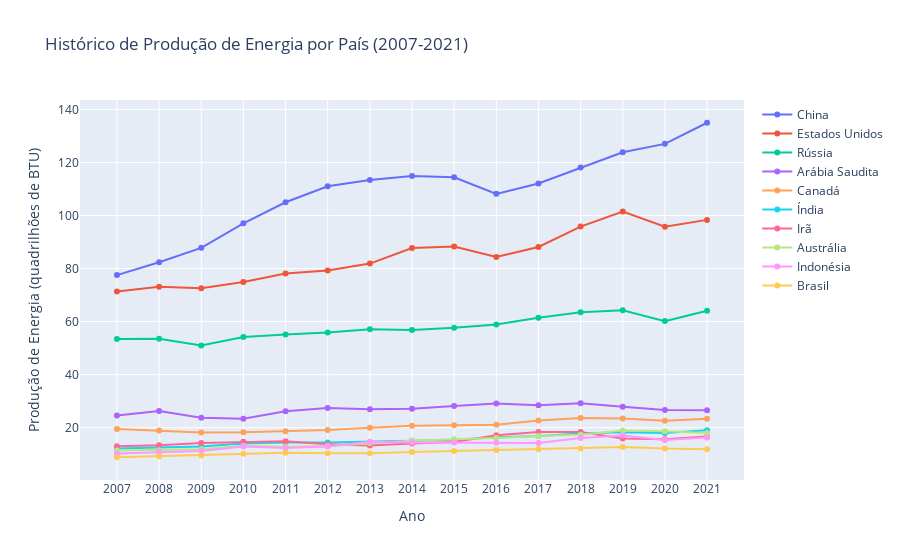

Notebook source saved alongside this figure:
### Code cell
import plotly.graph_objects as go

# 1. Criar um novo DataFrame com as colunas de interesse
colunas_anos = ["2007", "2008", "2009", "2010", "2011", "2012", "2013", "2014", "2015", "2016", "2017", "2018", "2019", "2020", "2021"]
producao_pais = producao_anos[colunas_anos + ["pais"]]

# 2. Criar a plotagem usando plotly.graph_objects
fig = go.Figure()

for pais in producao_pais["pais"]:
    dados_pais = producao_pais[producao_pais["pais"] == pais]
    fig.add_trace(go.Scatter(
        x=colunas_anos,
        y=dados_pais[colunas_anos].values.tolist()[0],
        mode='lines+markers',
        name=pais
    ))

fig.update_layout(
    title='Histórico de Produção de Energia por País (2007-2021)',
    xaxis_title='Ano',
    yaxis_title='Produção de Energia (quadrilhões de BTU)',
)

fig.show()

### Figure 1 — Plotly figure (JSON) as saved in the notebook; plotly's stock layout.template omitted (floating-point values rounded to 4 significant figures)
{"data": [{"mode": "lines+markers", "name": "China", "type": "scatter", "x": ["2007", "2008", "2009", "2010", "2011", "2012", "2013", "2014", "2015", "2016", "2017", "2018", "2019", "2020", "2021"], "y": [77.52, 82.35, 87.8, 97.06, 105.0, 111.0, 113.4, 114.9, 114.4, 108.2, 112.1, 118.0, 123.8, 127, 135.0]}, {"mode": "lines+markers", "name": "Estados Unidos", "type": "scatter", "x": ["2007", "2008", "2009", "2010", "2011", "2012", "2013", "2014", "2015", "2016", "2017", "2018", "2019", "2020", "2021"], "y": [71.34, 73.15, 72.59, 74.91, 78.11, 79.26, 81.87, 87.76, 88.3, 84.34, 88.13, 95.81, 101.5, 95.75, 98.34]}, {"mode": "lines+markers", "name": "Rússia", "type": "scatter", "x": ["2007", "2008", "2009", "2010", "2011", "2012", "2013", "2014", "2015", "2016", "2017", "2018", "2019", "2020", "2021"], "y": [53.4, 53.54, 50.95, 54.16, 55.11, 55.85, 57.14, 56.87, 57.68, 58.91, 61.43, 63.48, 64.3, 60.18, 64.1]}, {"mode": "lines+markers", "name": "Arábia Saudita", "type": "scatter", "x": ["2007", "2008", "2009", "2010", "2011", "2012", "2013", "2014", "2015", "2016", "2017", "2018", "2019", "2020", "2021"], "y": [24.59, 26.25, 23.78, 23.33, 26.2, 27.42, 26.97, 27.17, 28.15, 29.16, 28.49, 29.18, 27.86, 26.65, 26.59]}, {"mode": "lines+markers", "name": "Canadá", "type": "scatter", "x": ["2007", "2008", "2009", "2010", "2011", "2012", "2013", "2014", "2015", "2016", "2017", "2018", "2019", "2020", "2021"], "y": [19.49, 18.89, 18.18, 18.23, 18.66, 19.08, 19.94, 20.76, 20.91, 21.11, 22.7, 23.61, 23.46, 22.64, 23.41]}, {"mode": "lines+markers", "name": "Índia", "type": "scatter", "x": ["2007", "2008", "2009", "2010", "2011", "2012", "2013", "2014", "2015", "2016", "2017", "2018", "2019", "2020", "2021"], "y": [12.14, 12.48, 12.88, 14.02, 14.44, 14.42, 14.64, 15.11, 15.47, 16.39, 16.84, 17.85, 18.32, 17.97, 18.99]}, {"mode": "lines+markers", "name": "Irã", "type": "scatter", "x": ["2007", "2008", "2009", "2010", "2011", "2012", "2013", "2014", "2015", "2016", "2017", "2018", "2019", "2020", "2021"], "y": [12.99, 13.36, 14.26, 14.65, 14.87, 13.75, 13.3, 14.06, 14.57, 17.12, 18.33, 18.37, 15.93, 15.62, 16.7]}, {"mode": "lines+markers", "name": "Austrália", "type": "scatter", "x": ["2007", "2008", "2009", "2010", "2011", "2012", "2013", "2014", "2015", "2016", "2017", "2018", "2019", "2020", "2021"], "y": [11.37, 11.46, 11.83, 13.22, 12.78, 13.13, 14.18, 15.08, 15.65, 16.1, 16.87, 17.36, 18.92, 18.68, 18.01]}, {"mode": "lines+markers", "name": "Indonésia", "type": "scatter", "x": ["2007", "2008", "2009", "2010", "2011", "2012", "2013", "2014", "2015", "2016", "2017", "2018", "2019", "2020", "2021"], "y": [10.31, 10.84, 11.18, 12.86, 12.35, 12.93, 14.72, 14.4, 14.38, 14.32, 14.25, 16.07, 17.05, 15.37, 16.27]}, {"mode": "lines+markers", "name": "Brasil", "type": "scatter", "x": ["2007", "2008", "2009", "2010", "2011", "2012", "2013", "2014", "2015", "2016", "2017", "2018", "2019", "2020", "2021"], "y": [8.85, 9.22, 9.53, 10.15, 10.51, 10.39, 10.33, 10.85, 11.19, 11.63, 11.97, 12.17, 12.75, 12.11, 11.88]}], "layout": {"title": {"text": "Histórico de Produção de Energia por País (2007-2021)"}, "xaxis": {"title": {"text": "Ano"}}, "yaxis": {"title": {"text": "Produção de Energia (quadrilhões de BTU)"}}}}
